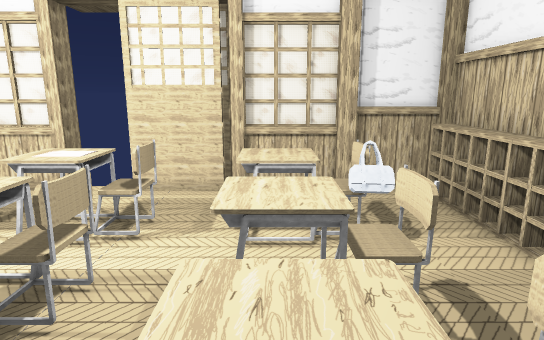
View 1 (above)

15 first-person views from a walk through a Unity game level. The camera is 1.5 m above the floor, tilts 12° down and sees 75° across. The floor is counted in squares, 0.5 m on a side. Each view is taken from the middle of a square. On the plan, view 1 faces up. The plan holds only what a view shows up to about 20 squares ahead; the rest is blank. The place goes on beyond the plan. The player character is not drawn. Some animated figures are left out.

View 2
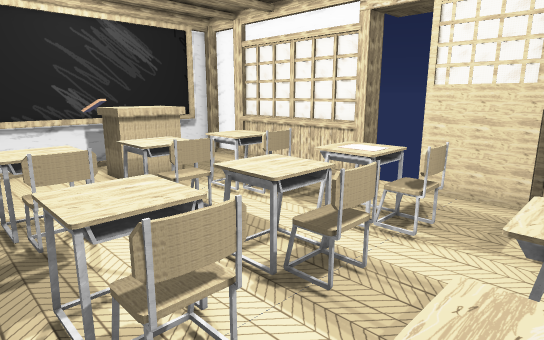

View 3
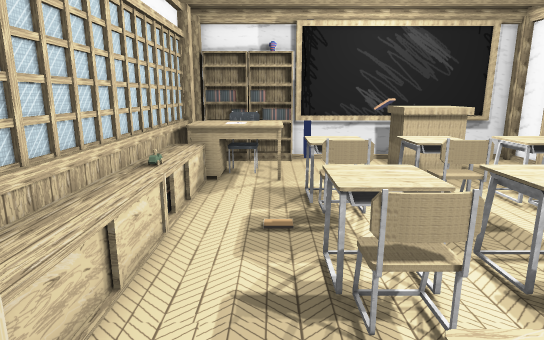

View 4
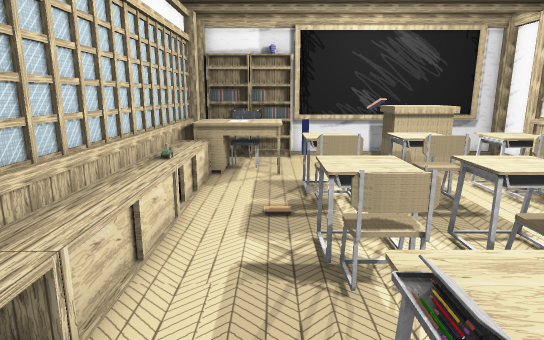

View 5
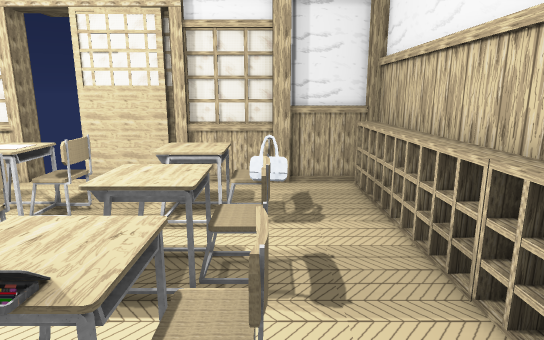

View 6
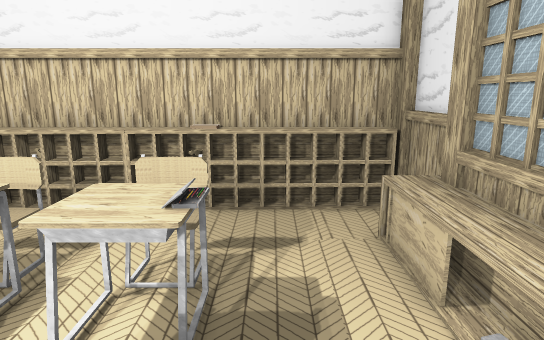

View 7
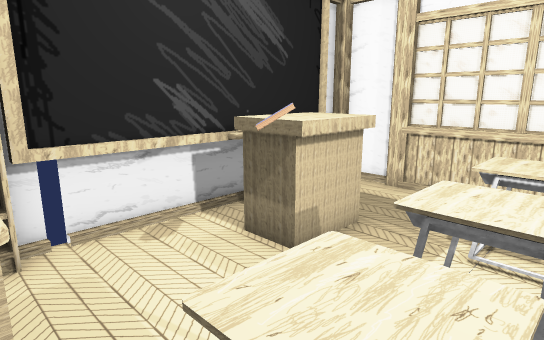

View 8
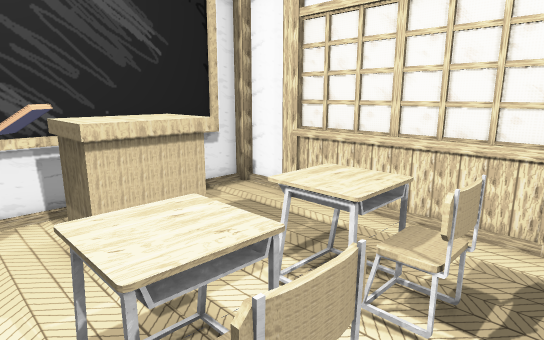

View 9
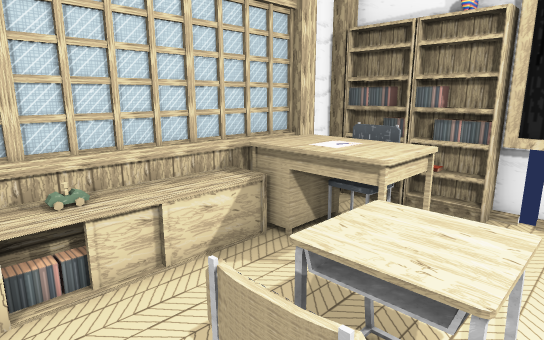

View 10
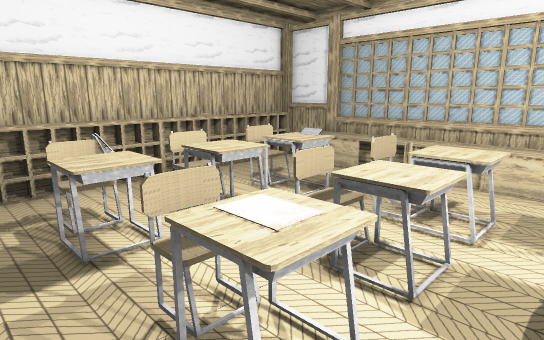

View 11
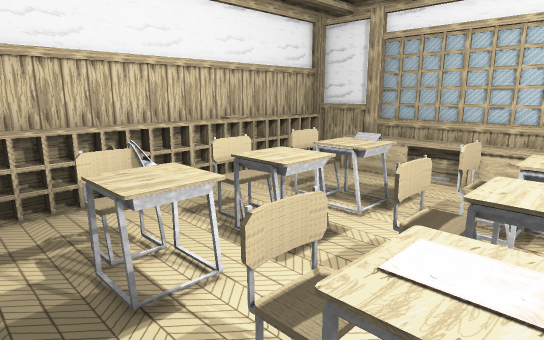

View 12
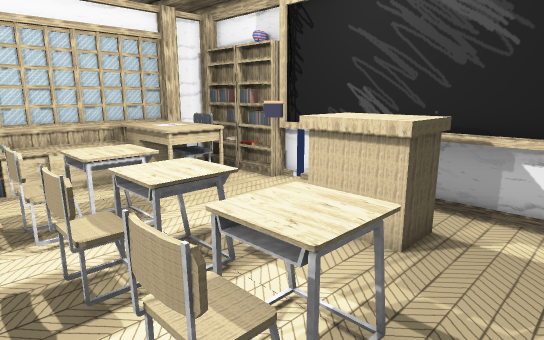

View 13
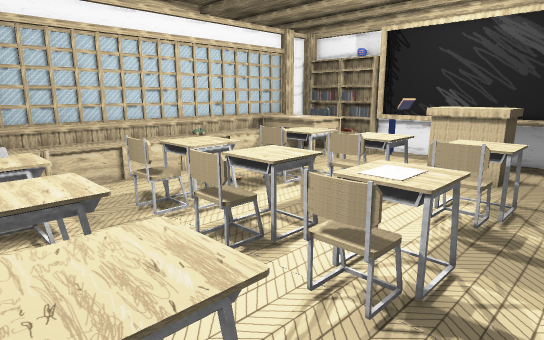

View 14
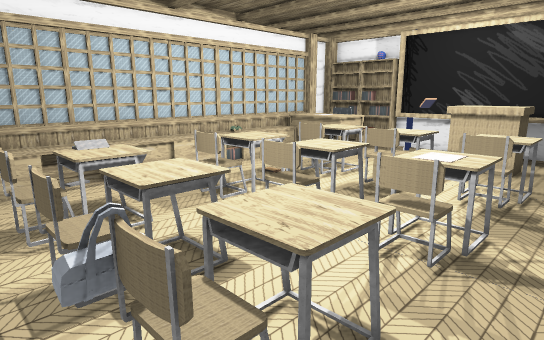

View 15
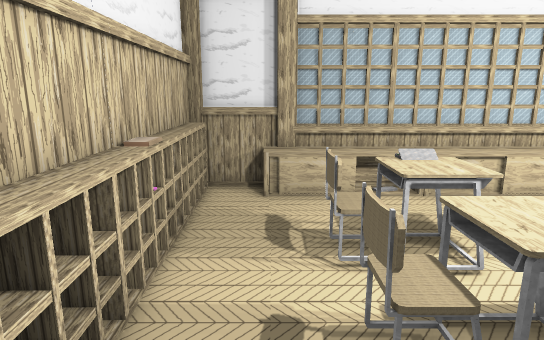

### Floor plan
Key: @ floor where view 1 was taken; # wall or solid block; . floor; = window, fence, low wall or low ledge; ^ raised ledge; C column; B bag; E desk; K books; S bookshelf; H chair; O other object.
Columns run from 16 left of view 1 to 6 right of it. Each row starts with its distance up from view 1.
 12                    ##
 11 ###C######  ######C####
 10 ##...................O#
  9 #^...................O#
  8 #^....OOO..OOO.OOO...O#
  7 #^EEE.OOO..OOO.OOOB..O#
  6 #=EEE................O#
  5 ##EEE.OOO..OOO.OOOO..O#
  4 ##..K.OOO..OOO.OOO...O#
  3 ##....OOO.......O....O#
  2 ##....OOO..OOO.OOO...K#
  1 #S....OO...OO..OOO...KO
  0 #K.^^^..........@....OO
 -1 #KH#O^...............OO
 -2 SK#^O^^^==^^^^^^^^^..OO
 -3 ###^^^^^^O^^^^^^^^^^#OO
 -4 CCC################C##C

Where each view was taken, in squares from view 1:
view 1: 0 up, 0 right, facing up
view 2: 0 up, 0 right, facing up-left
view 3: 0 up, 1 right, facing left
view 4: 0 up, 2 right, facing left
view 5: 1 down, 2 right, facing up
view 6: 0 up, 4 left, facing right
view 7: 0 up, 8 left, facing up-left
view 8: 3 up, 6 left, facing up-left
view 9: 3 up, 6 left, facing down-left
view 10: 10 up, 7 left, facing down-right
view 11: 10 up, 5 left, facing down-right
view 12: 10 up, 6 left, facing down-left
view 13: 10 up, 1 right, facing down-left
view 14: 10 up, 3 right, facing down-left
view 15: 8 up, 3 right, facing down
